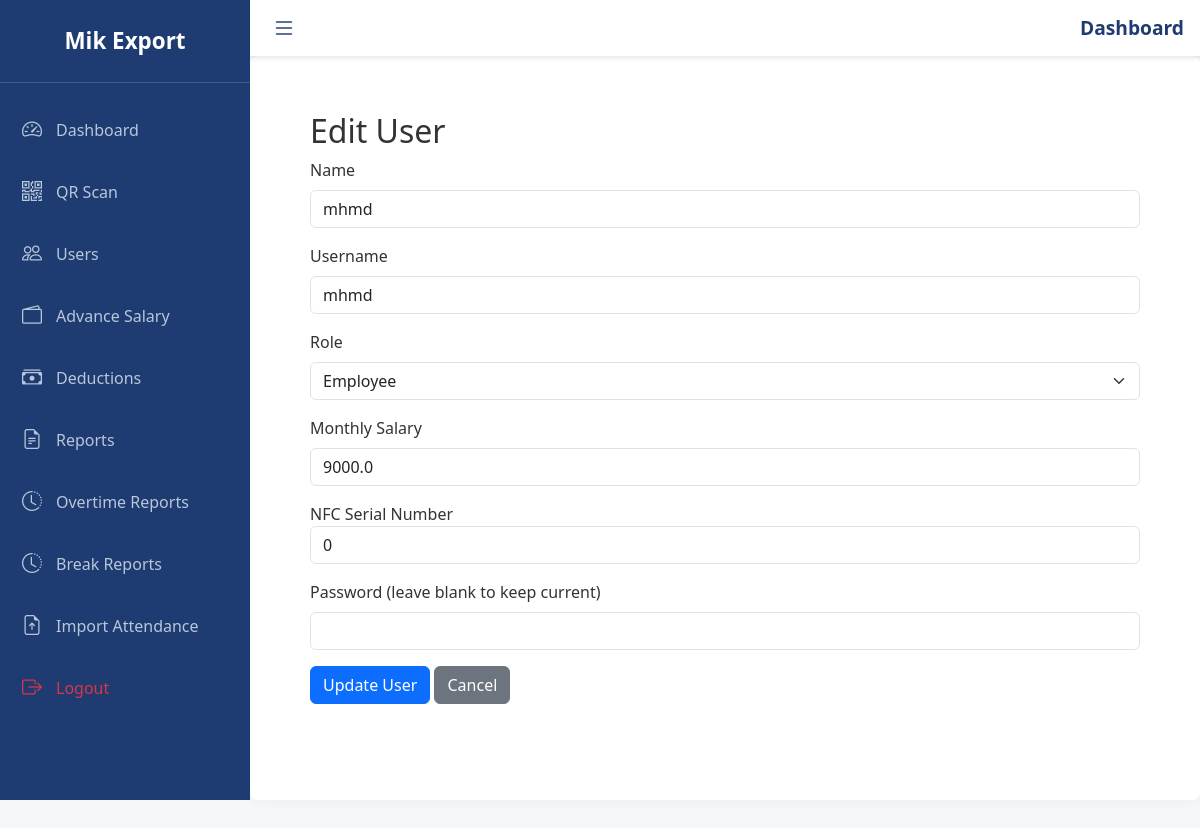
Page /users/edit/2 (signed in) on the committed database.
### attendance_app/models.py (models this page shows, shortened)
class User(UserMixin, db.Model):
    id = db.Column(db.Integer, primary_key=True)
    name = db.Column(db.String(150), nullable=False)
    username = db.Column(db.String(100), unique=True, nullable=False)
    password = db.Column(db.String(128))
    role = db.Column(db.String(20), default='employee')
    salary_per_month = db.Column(db.Float, default=0.0)
    device_id = db.Column(db.String(128), unique=True, nullable=True)
    serial_number = db.Column(db.String(255), unique=True, nullable=True)

### attendance_app/routes.py (the view, shortened to what this page needs)
@app.route('/users/edit/<int:user_id>', methods=['GET', 'POST'])
@login_required
def edit_user(user_id):
    user = User.query.get_or_404(user_id)
    return render_template('edit_user.html', user=user)

### attendance_app/models.py (called while the page is built)
@login_manager.user_loader
def load_user(user_id):
    return User.query.get(int(user_id))

### attendance_app/templates/edit_user.html (shortened to what this page needs)
{% extends 'base.html' %}
{% block content %}
<div class="container py-4">
  <h2>Edit User</h2>
  <form method="POST">
    <div class="mb-3">
      <label for="name" class="form-label">Name</label>
      <input type="text" class="form-control" id="name" name="name" value="{{ user.name }}" required>
    </div>
    <div class="mb-3">
      <label for="username" class="form-label">Username</label>
      <input type="text" class="form-control" id="username" name="username" value="{{ user.username }}" required>
    </div>
    <div class="mb-3">
      <label for="role" class="form-label">Role</label>
      <select class="form-select" id="role" name="role" required>
        <option value="employee" {% if user.role == 'employee' %}selected{% endif %}>Employee</option>
      </select>
    </div>
    <div class="mb-3">
      <label for="salary" class="form-label">Monthly Salary</label>
      <input type="number" step="0.01" class="form-control" id="salary" name="salary" value="{{ user.salary_per_month }}" required>
    </div>
    <div class="mb-3">
  <label for="serial_number">NFC Serial Number</label>
<input type="text" name="serial_number" id="serial_number" class="form-control" value="{{ user.serial_number if user else '' }}" />
</div>
    <div class="mb-3">
      <label for="password" class="form-label">Password (leave blank to keep current)</label>
      <input type="password" class="form-control" id="password" name="password">
    </div>
    <button type="submit" class="btn btn-primary">Update User</button>
    <a href="{{ url_for('users') }}" class="btn btn-secondary">Cancel</a>
  </form>
</div>
{% endblock %}

### attendance_app/templates/base.html (style rules this page uses)
body, html { height: 100%; margin: 0; font-family: 'Segoe UI', Tahoma, Geneva, Verdana, sans-serif; background-color: #f5f7fa; color: #333; }

### rows in the picture
User: name "mhmd", username "mhmd", role "Employee", salary "9000.0", serial_number "0"
